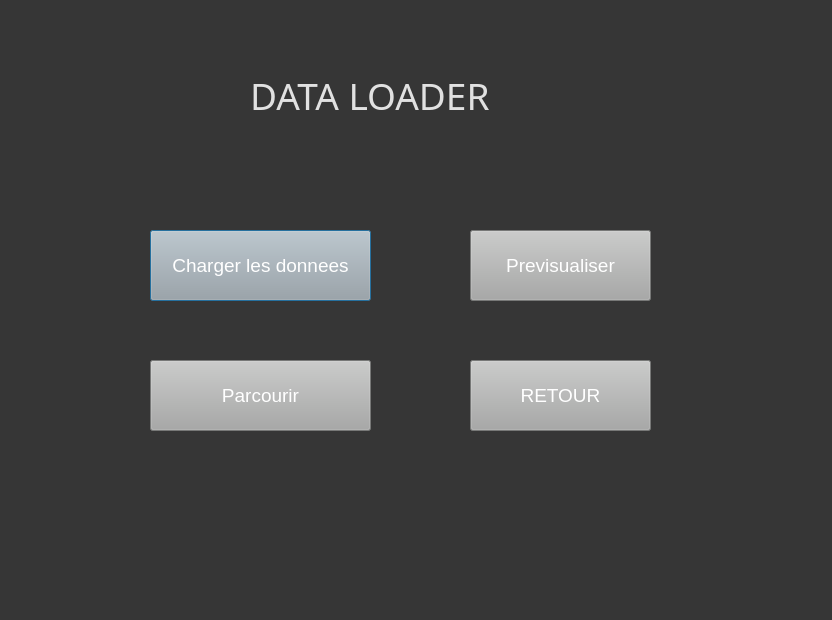
<?xml version="1.0" encoding="UTF-8"?>
<ui version="4.0">
 <class>Dialog</class>
 <widget class="QDialog" name="Dialog">
  <property name="geometry">
   <rect>
    <x>0</x>
    <y>0</y>
    <width>832</width>
    <height>620</height>
   </rect>
  </property>
  <property name="windowTitle">
   <string>Dialog</string>
  </property>
  <property name="styleSheet">
   <string notr="true">background-color: rgb(54, 54, 54);</string>
  </property>
  <widget class="QLabel" name="label">
   <property name="geometry">
    <rect>
     <x>250</x>
     <y>60</y>
     <width>361</width>
     <height>71</height>
    </rect>
   </property>
   <property name="font">
    <font>
     <family>MV Boli</family>
     <pointsize>28</pointsize>
    </font>
   </property>
   <property name="styleSheet">
    <string notr="true">color:rgb(225, 225, 225); font-size:28pt;</string>
   </property>
   <property name="text">
    <string>DATA LOADER</string>
   </property>
  </widget>
  <widget class="QPushButton" name="charger">
   <property name="geometry">
    <rect>
     <x>150</x>
     <y>230</y>
     <width>221</width>
     <height>71</height>
    </rect>
   </property>
   <property name="styleSheet">
    <string notr="true">background-color: rgb(167, 168, 167); font-size:14pt; color:rgb(255, 255, 255)</string>
   </property>
   <property name="text">
    <string>Charger les donnees</string>
   </property>
  </widget>
  <widget class="QPushButton" name="retour">
   <property name="geometry">
    <rect>
     <x>470</x>
     <y>360</y>
     <width>181</width>
     <height>71</height>
    </rect>
   </property>
   <property name="styleSheet">
    <string notr="true">background-color: rgb(167, 168, 167); font-size:14pt; color:rgb(255, 255, 255)</string>
   </property>
   <property name="text">
    <string>RETOUR</string>
   </property>
  </widget>
  <widget class="QPushButton" name="parcourir">
   <property name="geometry">
    <rect>
     <x>150</x>
     <y>360</y>
     <width>221</width>
     <height>71</height>
    </rect>
   </property>
   <property name="styleSheet">
    <string notr="true">background-color: rgb(167, 168, 167); font-size:14pt; color:rgb(255, 255, 255)</string>
   </property>
   <property name="text">
    <string>Parcourir</string>
   </property>
  </widget>
  <widget class="QPushButton" name="previsualiser">
   <property name="geometry">
    <rect>
     <x>470</x>
     <y>230</y>
     <width>181</width>
     <height>71</height>
    </rect>
   </property>
   <property name="styleSheet">
    <string notr="true">background-color: rgb(167, 168, 167); font-size:14pt; color:rgb(255, 255, 255)</string>
   </property>
   <property name="text">
    <string>Previsualiser</string>
   </property>
  </widget>
 </widget>
 <resources/>
 <connections/>
</ui>
